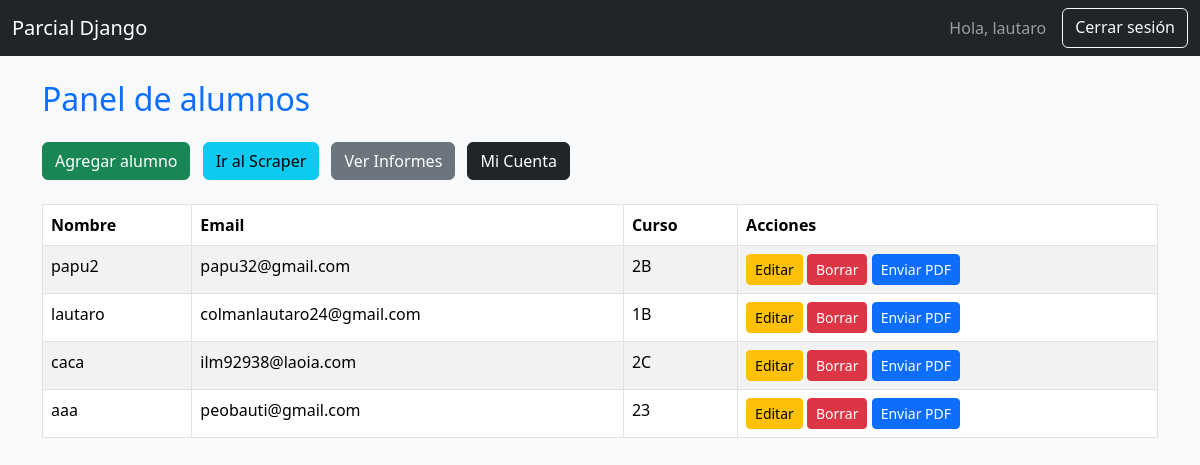
The app's page / (signed in) with its own data.
### alumnos/models.py (models this page shows, shortened)
class Alumno(models.Model):
    usuario = models.ForeignKey(User, on_delete=models.CASCADE)
    nombre = models.CharField(max_length=100)
    email = models.EmailField()
    curso = models.CharField(max_length=100)
    fecha_creacion = models.DateTimeField(auto_now_add=True)

### alumnos/views.py (the view)
# urls.py: path('', views.dashboard, name='dashboard'),
@login_required
def dashboard(request):
    alumnos = Alumno.objects.filter(usuario=request.user)
    return render(request, 'alumnos/dashboard.html', {'alumnos': alumnos})

### templates/alumnos/dashboard.html (shortened to what this page needs)
{% extends 'base.html' %}
{% block content %}
<h2 class="mb-4">Panel de alumnos</h2>
<div class="mb-4">
    <a href="{% url 'alumnos:crear_alumno' %}" class="btn btn-success me-2">Agregar alumno</a>
    <a href="{% url 'scraper:buscar' %}" class="btn btn-info me-2">Ir al Scraper</a>
    <a href="{% url 'informes:lista' %}" class="btn btn-secondary me-2">Ver Informes</a>
    <a href="{% url 'cuentas:perfil' %}" class="btn btn-dark">Mi Cuenta</a>
</div>
<table class="table table-striped table-bordered">
    <thead>
        <tr>
            <th>Nombre</th>
            <th>Email</th>
            <th>Curso</th>
            <th>Acciones</th>
        </tr>
    </thead>
    <tbody>
        {% for alumno in alumnos %}
        <tr>
            <td>{{ alumno.nombre }}</td>
            <td>{{ alumno.email }}</td>
            <td>{{ alumno.curso }}</td>
            <td>
                <a href="{% url 'alumnos:editar_alumno' alumno.pk %}" class="btn btn-sm btn-warning">Editar</a>
                <a href="{% url 'alumnos:borrar_alumno' alumno.pk %}" class="btn btn-sm btn-danger">Borrar</a>
                <a href="{% url 'informes:generar_pdf' alumno.pk %}" class="btn btn-sm btn-primary">Enviar PDF</a>
            </td>
        </tr>
        {% endfor %}
    </tbody>
</table>
{% endblock %}

### templates/base.html (shortened to what this page needs)
<!DOCTYPE html>
<html lang="es">
<head>
    <link href="https://cdn.jsdelivr.net/npm/bootstrap@5.3.2/dist/css/bootstrap.min.css" rel="stylesheet">
    {% load static %}
<link rel="stylesheet" href="{% static 'style.css' %}">
</head>
<body>
    <nav class="navbar navbar-expand-lg navbar-dark bg-dark mb-4">
        <div class="container-fluid">
            <a class="navbar-brand" href="#">Parcial Django</a>
<div class="d-flex">
    {% if user.is_authenticated %}
        <span class="navbar-text me-3">Hola, {{ user.username }}</span>
        <a href="{% url 'cuentas:logout' %}" class="btn btn-outline-light">Cerrar sesión</a>
    {% else %}
        <a href="{% url 'cuentas:login' %}" class="btn btn-outline-light">Iniciar sesión</a>
    {% endif %}
</div>
        </div>
    </nav>
    <div class="container">
        {% block content %}{% endblock %}
    </div>
</body>
</html>

### static/style.css (style rules this page uses)
body { background-color: #f8f9fa; }
h2 { color: #0d6efd; }

### records on screen
Alumno: nombre "papu2", email "papu32@gmail.com", curso "2B"
Alumno: nombre "lautaro", email "colmanlautaro24@gmail.com", curso "1B"
Alumno: nombre "caca", email "ilm92938@laoia.com", curso "2C"
Alumno: nombre "aaa", email "peobauti@gmail.com", curso "23"

### other values on screen
{{ user.username }} "lautaro"
